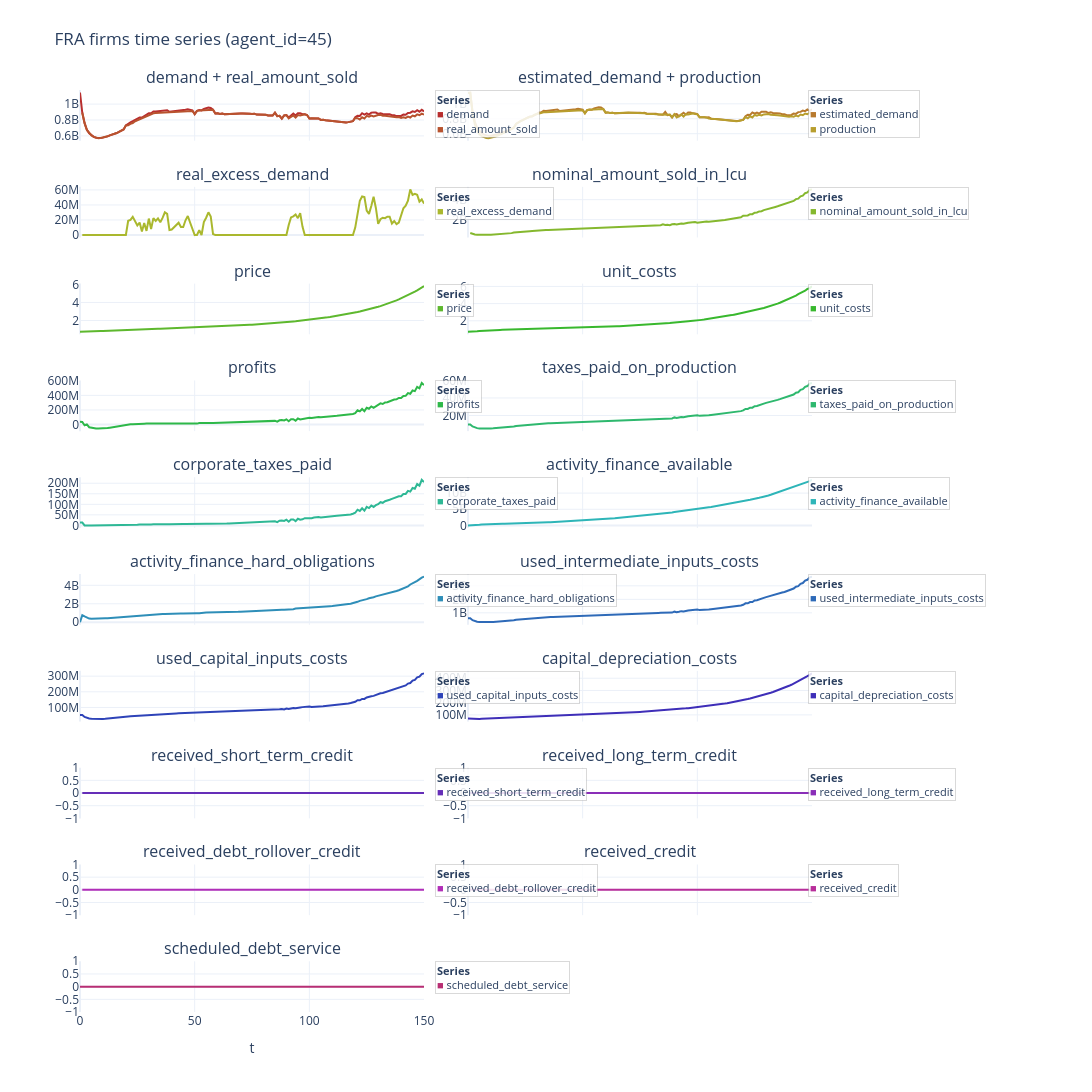

Notebook code for this chart:
### Code cell
fig, info = plot_agent_timeseries(
    model,
    "FRA",
    "firms",
    variables=[
        ["demand",
        "real_amount_sold"],
        ["estimated_demand",
        "production"],
        "real_excess_demand",
        "nominal_amount_sold_in_lcu",
        "price",
        "unit_costs",
        "profits",
        "taxes_paid_on_production",
        "corporate_taxes_paid",
        "activity_finance_available",
        "activity_finance_hard_obligations",
        "used_intermediate_inputs_costs",
        "used_capital_inputs_costs",
        "capital_depreciation_costs",
        "received_short_term_credit",
        "received_long_term_credit",
        "received_debt_rollover_credit",
        "received_credit",
        "scheduled_debt_service",
    ],
    no_cols=2,
    # condition="equity < 0",
    agent_id=[45],
    return_info=True,
    show=False,
    base_height=260,
    base_width=600,
)

fig.show()
# info

### Figure 1 — Plotly figure (JSON) as saved in the notebook; plotly's stock layout.template omitted (floating-point values rounded to 4 significant figures; data arrays with more than 128 entries replaced by an {"elided": "..."} marker saying what was removed)
{"data": [{"line": {"color": "hsl(0, 60%, 45%)", "width": 2}, "mode": "lines", "name": "demand", "showlegend": false, "type": "scatter", "x": {"elided": "151 int values"}, "xaxis": "x", "y": {"elided": "151 float values"}, "yaxis": "y"}, {"line": {"color": "hsl(16, 60%, 45%)", "width": 2}, "mode": "lines", "name": "real_amount_sold", "showlegend": false, "type": "scatter", "x": {"elided": "151 int values"}, "xaxis": "x", "y": {"elided": "151 float values"}, "yaxis": "y"}, {"line": {"color": "hsl(33, 60%, 45%)", "width": 2}, "mode": "lines", "name": "estimated_demand", "showlegend": false, "type": "scatter", "x": {"elided": "151 int values"}, "xaxis": "x2", "y": {"elided": "151 float values"}, "yaxis": "y2"}, {"line": {"color": "hsl(49, 60%, 45%)", "width": 2}, "mode": "lines", "name": "production", "showlegend": false, "type": "scatter", "x": {"elided": "151 int values"}, "xaxis": "x2", "y": {"elided": "151 float values"}, "yaxis": "y2"}, {"line": {"color": "hsl(66, 60%, 45%)", "width": 2}, "mode": "lines", "name": "real_excess_demand", "showlegend": false, "type": "scatter", "x": {"elided": "151 int values"}, "xaxis": "x3", "y": {"elided": "151 float values"}, "yaxis": "y3"}, {"line": {"color": "hsl(82, 60%, 45%)", "width": 2}, "mode": "lines", "name": "nominal_amount_sold_in_lcu", "showlegend": false, "type": "scatter", "x": {"elided": "151 int values"}, "xaxis": "x4", "y": {"elided": "151 float values"}, "yaxis": "y4"}, {"line": {"color": "hsl(99, 60%, 45%)", "width": 2}, "mode": "lines", "name": "price", "showlegend": false, "type": "scatter", "x": {"elided": "151 int values"}, "xaxis": "x5", "y": {"elided": "151 float values"}, "yaxis": "y5"}, {"line": {"color": "hsl(115, 60%, 45%)", "width": 2}, "mode": "lines", "name": "unit_costs", "showlegend": false, "type": "scatter", "x": {"elided": "151 int values"}, "xaxis": "x6", "y": {"elided": "151 float values"}, "yaxis": "y6"}, {"line": {"color": "hsl(132, 60%, 45%)", "width": 2}, "mode": "lines", "name": "profits", "showlegend": false, "type": "scatter", "x": {"elided": "151 int values"}, "xaxis": "x7", "y": {"elided": "151 float values"}, "yaxis": "y7"}, {"line": {"color": "hsl(148, 60%, 45%)", "width": 2}, "mode": "lines", "name": "taxes_paid_on_production", "showlegend": false, "type": "scatter", "x": {"elided": "151 int values"}, "xaxis": "x8", "y": {"elided": "151 float values"}, "yaxis": "y8"}, {"line": {"color": "hsl(165, 60%, 45%)", "width": 2}, "mode": "lines", "name": "corporate_taxes_paid", "showlegend": false, "type": "scatter", "x": {"elided": "151 int values"}, "xaxis": "x9", "y": {"elided": "151 float values"}, "yaxis": "y9"}, {"line": {"color": "hsl(181, 60%, 45%)", "width": 2}, "mode": "lines", "name": "activity_finance_available", "showlegend": false, "type": "scatter", "x": {"elided": "151 int values"}, "xaxis": "x10", "y": {"elided": "151 float values"}, "yaxis": "y10"}, {"line": {"color": "hsl(198, 60%, 45%)", "width": 2}, "mode": "lines", "name": "activity_finance_hard_obligations", "showlegend": false, "type": "scatter", "x": {"elided": "151 int values"}, "xaxis": "x11", "y": {"elided": "151 float values"}, "yaxis": "y11"}, {"line": {"color": "hsl(214, 60%, 45%)", "width": 2}, "mode": "lines", "name": "used_intermediate_inputs_costs", "showlegend": false, "type": "scatter", "x": {"elided": "151 int values"}, "xaxis": "x12", "y": {"elided": "151 float values"}, "yaxis": "y12"}, {"line": {"color": "hsl(231, 60%, 45%)", "width": 2}, "mode": "lines", "name": "used_capital_inputs_costs", "showlegend": false, "type": "scatter", "x": {"elided": "151 int values"}, "xaxis": "x13", "y": {"elided": "151 float values"}, "yaxis": "y13"}, {"line": {"color": "hsl(247, 60%, 45%)", "width": 2}, "mode": "lines", "name": "capital_depreciation_costs", "showlegend": false, "type": "scatter", "x": {"elided": "151 int values"}, "xaxis": "x14", "y": {"elided": "151 float values"}, "yaxis": "y14"}, {"line": {"color": "hsl(264, 60%, 45%)", "width": 2}, "mode": "lines", "name": "received_short_term_credit", "showlegend": false, "type": "scatter", "x": {"elided": "151 int values"}, "xaxis": "x15", "y": {"elided": "151 int values"}, "yaxis": "y15"}, {"line": {"color": "hsl(280, 60%, 45%)", "width": 2}, "mode": "lines", "name": "received_long_term_credit", "showlegend": false, "type": "scatter", "x": {"elided": "151 int values"}, "xaxis": "x16", "y": {"elided": "151 int values"}, "yaxis": "y16"}, {"line": {"color": "hsl(297, 60%, 45%)", "width": 2}, "mode": "lines", "name": "received_debt_rollover_credit", "showlegend": false, "type": "scatter", "x": {"elided": "151 int values"}, "xaxis": "x17", "y": {"elided": "151 int values"}, "yaxis": "y17"}, {"line": {"color": "hsl(313, 60%, 45%)", "width": 2}, "mode": "lines", "name": "received_credit", "showlegend": false, "type": "scatter", "x": {"elided": "151 int values"}, "xaxis": "x18", "y": {"elided": "151 int values"}, "yaxis": "y18"}, {"line": {"color": "hsl(330, 60%, 45%)", "width": 2}, "mode": "lines", "name": "scheduled_debt_service", "showlegend": false, "type": "scatter", "x": {"elided": "151 int values"}, "xaxis": "x19", "y": {"elided": "151 int values"}, "yaxis": "y19"}], "layout": {"annotations": [{"font": {"size": 16}, "showarrow": false, "text": "demand + real_amount_sold", "x": 0.235, "xanchor": "center", "xref": "paper", "y": 1, "yanchor": "bottom", "yref": "paper"}, {"font": {"size": 16}, "showarrow": false, "text": "estimated_demand + production", "x": 0.765, "xanchor": "center", "xref": "paper", "y": 1, "yanchor": "bottom", "yref": "paper"}, {"font": {"size": 16}, "showarrow": false, "text": "real_excess_demand", "x": 0.235, "xanchor": "center", "xref": "paper", "y": 0.895, "yanchor": "bottom", "yref": "paper"}, {"font": {"size": 16}, "showarrow": false, "text": "nominal_amount_sold_in_lcu", "x": 0.765, "xanchor": "center", "xref": "paper", "y": 0.895, "yanchor": "bottom", "yref": "paper"}, {"font": {"size": 16}, "showarrow": false, "text": "price", "x": 0.235, "xanchor": "center", "xref": "paper", "y": 0.79, "yanchor": "bottom", "yref": "paper"}, {"font": {"size": 16}, "showarrow": false, "text": "unit_costs", "x": 0.765, "xanchor": "center", "xref": "paper", "y": 0.79, "yanchor": "bottom", "yref": "paper"}, {"font": {"size": 16}, "showarrow": false, "text": "profits", "x": 0.235, "xanchor": "center", "xref": "paper", "y": 0.685, "yanchor": "bottom", "yref": "paper"}, {"font": {"size": 16}, "showarrow": false, "text": "taxes_paid_on_production", "x": 0.765, "xanchor": "center", "xref": "paper", "y": 0.685, "yanchor": "bottom", "yref": "paper"}, {"font": {"size": 16}, "showarrow": false, "text": "corporate_taxes_paid", "x": 0.235, "xanchor": "center", "xref": "paper", "y": 0.58, "yanchor": "bottom", "yref": "paper"}, {"font": {"size": 16}, "showarrow": false, "text": "activity_finance_available", "x": 0.765, "xanchor": "center", "xref": "paper", "y": 0.58, "yanchor": "bottom", "yref": "paper"}, {"font": {"size": 16}, "showarrow": false, "text": "activity_finance_hard_obligations", "x": 0.235, "xanchor": "center", "xref": "paper", "y": 0.475, "yanchor": "bottom", "yref": "paper"}, {"font": {"size": 16}, "showarrow": false, "text": "used_intermediate_inputs_costs", "x": 0.765, "xanchor": "center", "xref": "paper", "y": 0.475, "yanchor": "bottom", "yref": "paper"}, {"font": {"size": 16}, "showarrow": false, "text": "used_capital_inputs_costs", "x": 0.235, "xanchor": "center", "xref": "paper", "y": 0.37, "yanchor": "bottom", "yref": "paper"}, {"font": {"size": 16}, "showarrow": false, "text": "capital_depreciation_costs", "x": 0.765, "xanchor": "center", "xref": "paper", "y": 0.37, "yanchor": "bottom", "yref": "paper"}, {"font": {"size": 16}, "showarrow": false, "text": "received_short_term_credit", "x": 0.235, "xanchor": "center", "xref": "paper", "y": 0.265, "yanchor": "bottom", "yref": "paper"}, {"font": {"size": 16}, "showarrow": false, "text": "received_long_term_credit", "x": 0.765, "xanchor": "center", "xref": "paper", "y": 0.265, "yanchor": "bottom", "yref": "paper"}, {"font": {"size": 16}, "showarrow": false, "text": "received_debt_rollover_credit", "x": 0.235, "xanchor": "center", "xref": "paper", "y": 0.16, "yanchor": "bottom", "yref": "paper"}, {"font": {"size": 16}, "showarrow": false, "text": "received_credit", "x": 0.765, "xanchor": "center", "xref": "paper", "y": 0.16, "yanchor": "bottom", "yref": "paper"}, {"font": {"size": 16}, "showarrow": false, "text": "scheduled_debt_service", "x": 0.235, "xanchor": "center", "xref": "paper", "y": 0.055, "yanchor": "bottom", "yref": "paper"}, {"align": "left", "bgcolor": "rgba(255,255,255,0.85)", "bordercolor": "rgba(0,0,0,0.15)", "borderwidth": 1, "font": {"size": 11}, "showarrow": false, "text": "<b>Series</b><br><span style=\"color:hsl(0, 60%, 45%);\">■</span> demand<br><span style=\"color:hsl(16, 60%, 45%);\">■</span> real_amount_sold", "x": 0.485, "xanchor": "left", "xref": "paper", "y": 1, "yanchor": "top", "yref": "paper"}, {"align": "left", "bgcolor": "rgba(255,255,255,0.85)", "bordercolor": "rgba(0,0,0,0.15)", "borderwidth": 1, "font": {"size": 11}, "showarrow": false, "text": "<b>Series</b><br><span style=\"color:hsl(33, 60%, 45%);\">■</span> estimated_demand<br><span style=\"color:hsl(49, 60%, 45%);\">■</span> production", "x": 0.995, "xanchor": "left", "xref": "paper", "y": 1, "yanchor": "top", "yref": "paper"}, {"align": "left", "bgcolor": "rgba(255,255,255,0.85)", "bordercolor": "rgba(0,0,0,0.15)", "borderwidth": 1, "font": {"size": 11}, "showarrow": false, "text": "<b>Series</b><br><span style=\"color:hsl(66, 60%, 45%);\">■</span> real_excess_demand", "x": 0.485, "xanchor": "left", "xref": "paper", "y": 0.895, "yanchor": "top", "yref": "paper"}, {"align": "left", "bgcolor": "rgba(255,255,255,0.85)", "bordercolor": "rgba(0,0,0,0.15)", "borderwidth": 1, "font": {"size": 11}, "showarrow": false, "text": "<b>Series</b><br><span style=\"color:hsl(82, 60%, 45%);\">■</span> nominal_amount_sold_in_lcu", "x": 0.995, "xanchor": "left", "xref": "paper", "y": 0.895, "yanchor": "top", "yref": "paper"}, {"align": "left", "bgcolor": "rgba(255,255,255,0.85)", "bordercolor": "rgba(0,0,0,0.15)", "borderwidth": 1, "font": {"size": 11}, "showarrow": false, "text": "<b>Series</b><br><span style=\"color:hsl(99, 60%, 45%);\">■</span> price", "x": 0.485, "xanchor": "left", "xref": "paper", "y": 0.79, "yanchor": "top", "yref": "paper"}, {"align": "left", "bgcolor": "rgba(255,255,255,0.85)", "bordercolor": "rgba(0,0,0,0.15)", "borderwidth": 1, "font": {"size": 11}, "showarrow": false, "text": "<b>Series</b><br><span style=\"color:hsl(115, 60%, 45%);\">■</span> unit_costs", "x": 0.995, "xanchor": "left", "xref": "paper", "y": 0.79, "yanchor": "top", "yref": "paper"}, {"align": "left", "bgcolor": "rgba(255,255,255,0.85)", "bordercolor": "rgba(0,0,0,0.15)", "borderwidth": 1, "font": {"size": 11}, "showarrow": false, "text": "<b>Series</b><br><span style=\"color:hsl(132, 60%, 45%);\">■</span> profits", "x": 0.485, "xanchor": "left", "xref": "paper", "y": 0.685, "yanchor": "top", "yref": "paper"}, {"align": "left", "bgcolor": "rgba(255,255,255,0.85)", "bordercolor": "rgba(0,0,0,0.15)", "borderwidth": 1, "font": {"size": 11}, "showarrow": false, "text": "<b>Series</b><br><span style=\"color:hsl(148, 60%, 45%);\">■</span> taxes_paid_on_production", "x": 0.995, "xanchor": "left", "xref": "paper", "y": 0.685, "yanchor": "top", "yref": "paper"}, {"align": "left", "bgcolor": "rgba(255,255,255,0.85)", "bordercolor": "rgba(0,0,0,0.15)", "borderwidth": 1, "font": {"size": 11}, "showarrow": false, "text": "<b>Series</b><br><span style=\"color:hsl(165, 60%, 45%);\">■</span> corporate_taxes_paid", "x": 0.485, "xanchor": "left", "xref": "paper", "y": 0.58, "yanchor": "top", "yref": "paper"}, {"align": "left", "bgcolor": "rgba(255,255,255,0.85)", "bordercolor": "rgba(0,0,0,0.15)", "borderwidth": 1, "font": {"size": 11}, "showarrow": false, "text": "<b>Series</b><br><span style=\"color:hsl(181, 60%, 45%);\">■</span> activity_finance_available", "x": 0.995, "xanchor": "left", "xref": "paper", "y": 0.58, "yanchor": "top", "yref": "paper"}, {"align": "left", "bgcolor": "rgba(255,255,255,0.85)", "bordercolor": "rgba(0,0,0,0.15)", "borderwidth": 1, "font": {"size": 11}, "showarrow": false, "text": "<b>Series</b><br><span style=\"color:hsl(198, 60%, 45%);\">■</span> activity_finance_hard_obligations", "x": 0.485, "xanchor": "left", "xref": "paper", "y": 0.475, "yanchor": "top", "yref": "paper"}, {"align": "left", "bgcolor": "rgba(255,255,255,0.85)", "bordercolor": "rgba(0,0,0,0.15)", "borderwidth": 1, "font": {"size": 11}, "showarrow": false, "text": "<b>Series</b><br><span style=\"color:hsl(214, 60%, 45%);\">■</span> used_intermediate_inputs_costs", "x": 0.995, "xanchor": "left", "xref": "paper", "y": 0.475, "yanchor": "top", "yref": "paper"}, {"align": "left", "bgcolor": "rgba(255,255,255,0.85)", "bordercolor": "rgba(0,0,0,0.15)", "borderwidth": 1, "font": {"size": 11}, "showarrow": false, "text": "<b>Series</b><br><span style=\"color:hsl(231, 60%, 45%);\">■</span> used_capital_inputs_costs", "x": 0.485, "xanchor": "left", "xref": "paper", "y": 0.37, "yanchor": "top", "yref": "paper"}, {"align": "left", "bgcolor": "rgba(255,255,255,0.85)", "bordercolor": "rgba(0,0,0,0.15)", "borderwidth": 1, "font": {"size": 11}, "showarrow": false, "text": "<b>Series</b><br><span style=\"color:hsl(247, 60%, 45%);\">■</span> capital_depreciation_costs", "x": 0.995, "xanchor": "left", "xref": "paper", "y": 0.37, "yanchor": "top", "yref": "paper"}, {"align": "left", "bgcolor": "rgba(255,255,255,0.85)", "bordercolor": "rgba(0,0,0,0.15)", "borderwidth": 1, "font": {"size": 11}, "showarrow": false, "text": "<b>Series</b><br><span style=\"color:hsl(264, 60%, 45%);\">■</span> received_short_term_credit", "x": 0.485, "xanchor": "left", "xref": "paper", "y": 0.265, "yanchor": "top", "yref": "paper"}, {"align": "left", "bgcolor": "rgba(255,255,255,0.85)", "bordercolor": "rgba(0,0,0,0.15)", "borderwidth": 1, "font": {"size": 11}, "showarrow": false, "text": "<b>Series</b><br><span style=\"color:hsl(280, 60%, 45%);\">■</span> received_long_term_credit", "x": 0.995, "xanchor": "left", "xref": "paper", "y": 0.265, "yanchor": "top", "yref": "paper"}, {"align": "left", "bgcolor": "rgba(255,255,255,0.85)", "bordercolor": "rgba(0,0,0,0.15)", "borderwidth": 1, "font": {"size": 11}, "showarrow": false, "text": "<b>Series</b><br><span style=\"color:hsl(297, 60%, 45%);\">■</span> received_debt_rollover_credit", "x": 0.485, "xanchor": "left", "xref": "paper", "y": 0.16, "yanchor": "top", "yref": "paper"}, {"align": "left", "bgcolor": "rgba(255,255,255,0.85)", "bordercolor": "rgba(0,0,0,0.15)", "borderwidth": 1, "font": {"size": 11}, "showarrow": false, "text": "<b>Series</b><br><span style=\"color:hsl(313, 60%, 45%);\">■</span> received_credit", "x": 0.995, "xanchor": "left", "xref": "paper", "y": 0.16, "yanchor": "top", "yref": "paper"}, {"align": "left", "bgcolor": "rgba(255,255,255,0.85)", "bordercolor": "rgba(0,0,0,0.15)", "borderwidth": 1, "font": {"size": 11}, "showarrow": false, "text": "<b>Series</b><br><span style=\"color:hsl(330, 60%, 45%);\">■</span> scheduled_debt_service", "x": 0.485, "xanchor": "left", "xref": "paper", "y": 0.055, "yanchor": "top", "yref": "paper"}], "height": 2600, "hovermode": "x unified", "legend": {}, "margin": {"r": 280, "t": 90}, "title": {"text": "FRA firms time series (agent_id=45)"}, "width": 1200, "xaxis": {"anchor": "y", "domain": [0, 0.47], "matches": "x19", "showticklabels": false}, "xaxis10": {"anchor": "y10", "domain": [0.53, 1], "matches": "x20", "showticklabels": false}, "xaxis11": {"anchor": "y11", "domain": [0, 0.47], "matches": "x19", "showticklabels": false}, "xaxis12": {"anchor": "y12", "domain": [0.53, 1], "matches": "x20", "showticklabels": false}, "xaxis13": {"anchor": "y13", "domain": [0, 0.47], "matches": "x19", "showticklabels": false}, "xaxis14": {"anchor": "y14", "domain": [0.53, 1], "matches": "x20", "showticklabels": false}, "xaxis15": {"anchor": "y15", "domain": [0, 0.47], "matches": "x19", "showticklabels": false}, "xaxis16": {"anchor": "y16", "domain": [0.53, 1], "matches": "x20", "showticklabels": false}, "xaxis17": {"anchor": "y17", "domain": [0, 0.47], "matches": "x19", "showticklabels": false}, "xaxis18": {"anchor": "y18", "domain": [0.53, 1], "matches": "x20", "showticklabels": false}, "xaxis19": {"anchor": "y19", "domain": [0, 0.47], "title": {"text": "t"}}, "xaxis2": {"anchor": "y2", "domain": [0.53, 1], "matches": "x20", "showticklabels": false}, "xaxis20": {"anchor": "y20", "domain": [0.53, 1], "title": {"text": "t"}}, "xaxis3": {"anchor": "y3", "domain": [0, 0.47], "matches": "x19", "showticklabels": false}, "xaxis4": {"anchor": "y4", "domain": [0.53, 1], "matches": "x20", "showticklabels": false}, "xaxis5": {"anchor": "y5", "domain": [0, 0.47], "matches": "x19", "showticklabels": false}, "xaxis6": {"anchor": "y6", "domain": [0.53, 1], "matches": "x20", "showticklabels": false}, "xaxis7": {"anchor": "y7", "domain": [0, 0.47], "matches": "x19", "showticklabels": false}, "xaxis8": {"anchor": "y8", "domain": [0.53, 1], "matches": "x20", "showticklabels": false}, "xaxis9": {"anchor": "y9", "domain": [0, 0.47], "matches": "x19", "showticklabels": false}, "yaxis": {"anchor": "x", "domain": [0.945, 1]}, "yaxis10": {"anchor": "x10", "domain": [0.525, 0.58]}, "yaxis11": {"anchor": "x11", "domain": [0.42, 0.475]}, "yaxis12": {"anchor": "x12", "domain": [0.42, 0.475]}, "yaxis13": {"anchor": "x13", "domain": [0.315, 0.37]}, "yaxis14": {"anchor": "x14", "domain": [0.315, 0.37]}, "yaxis15": {"anchor": "x15", "domain": [0.21, 0.265]}, "yaxis16": {"anchor": "x16", "domain": [0.21, 0.265]}, "yaxis17": {"anchor": "x17", "domain": [0.105, 0.16]}, "yaxis18": {"anchor": "x18", "domain": [0.105, 0.16]}, "yaxis19": {"anchor": "x19", "domain": [0, 0.055]}, "yaxis2": {"anchor": "x2", "domain": [0.945, 1]}, "yaxis20": {"anchor": "x20", "domain": [0, 0.055]}, "yaxis3": {"anchor": "x3", "domain": [0.84, 0.895]}, "yaxis4": {"anchor": "x4", "domain": [0.84, 0.895]}, "yaxis5": {"anchor": "x5", "domain": [0.735, 0.79]}, "yaxis6": {"anchor": "x6", "domain": [0.735, 0.79]}, "yaxis7": {"anchor": "x7", "domain": [0.63, 0.685]}, "yaxis8": {"anchor": "x8", "domain": [0.63, 0.685]}, "yaxis9": {"anchor": "x9", "domain": [0.525, 0.58]}}}
